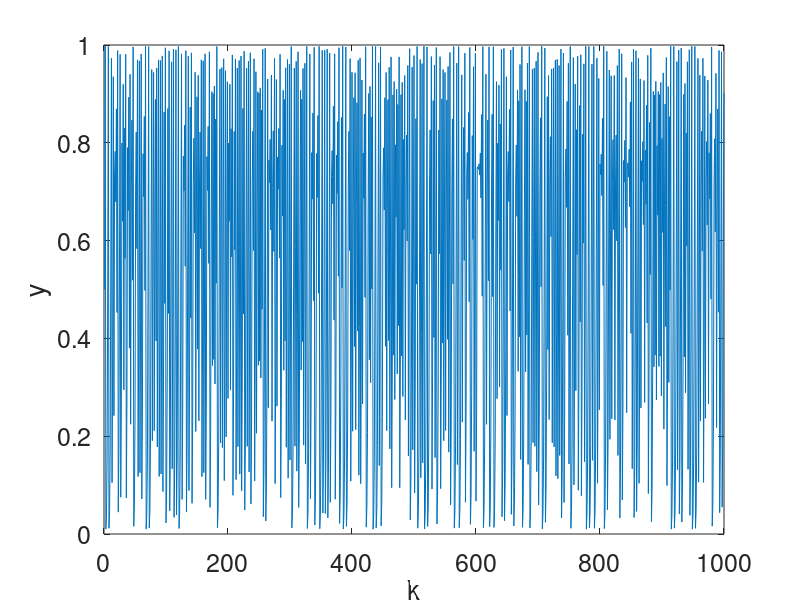
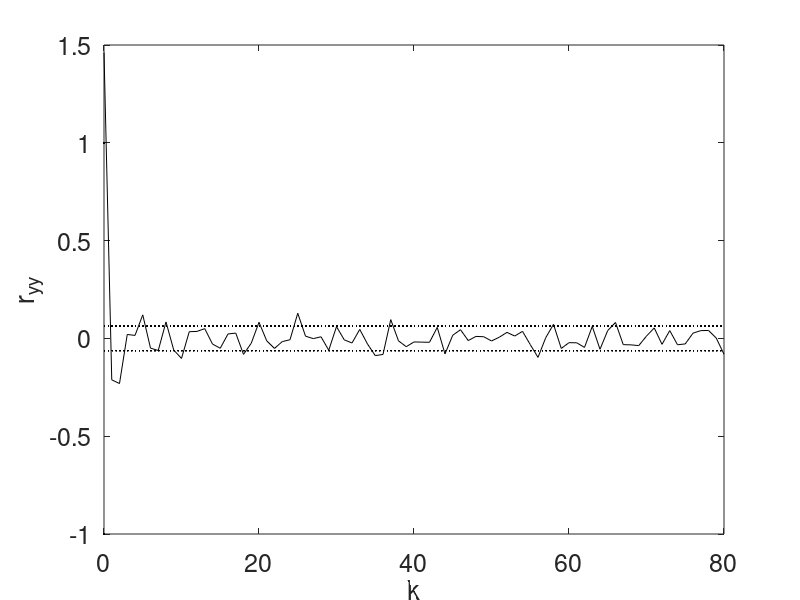
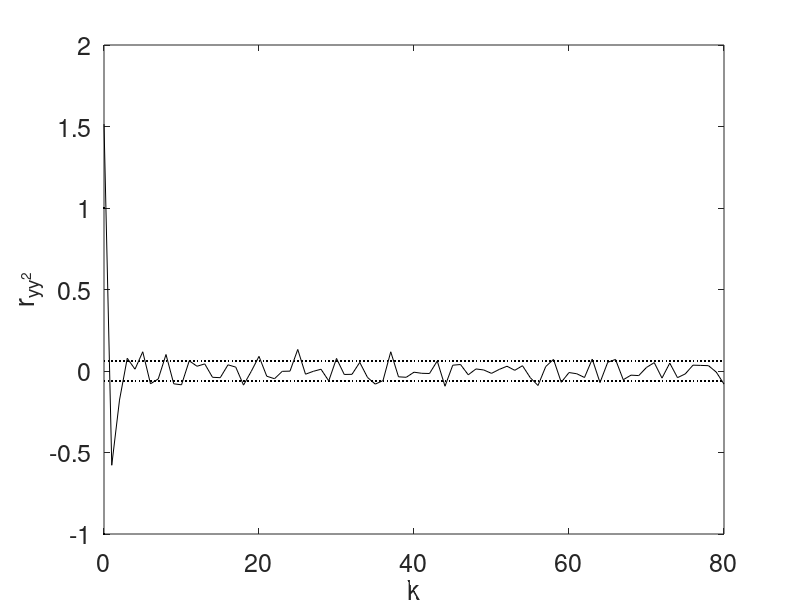
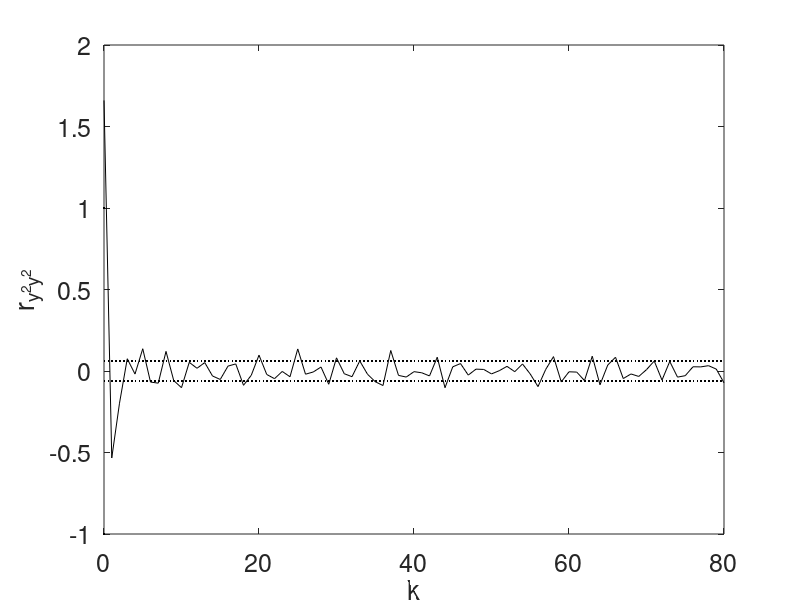

The MATLAB source for these figures, in order:
close all;
clear all;
clc;

n = 1000;
t2 = 1:1:n; % time vector

y = 0.5;
for k = 2:n
    y(k) = 3.99 * (y(k-1) - y(k-1)^2);
end

figure(1)
plot(t2,y);
set(gca,'FontSize',18)
xlabel('k')
ylabel('y');

m = mean(y);
m2 = mean(y.^2);
lag = 80;
c1 = y;
l=ones(lag+1)*1.96/sqrt(length(c1)); 
t = 0:1:lag;
for tau = 0:lag
    ryy(tau+1) = 0;
    ryy2(tau+1) = 0;
    ry2y2(tau+1) = 0;
    for k = tau+1:n
        ryy(tau+1) = ryy(tau+1) + (y(k) - m) * (y(k-tau) - m);
        ryy2(tau+1) = ryy2(tau+1) + (y(k) - m) * (y(k-tau)^2 - m^2);
        ry2y2(tau+1) = ry2y2(tau+1) + (y(k)^2 - m2) * (y(k-tau)^2 - m2);
    end
end

ryy = ryy/lag;
ryy2 = ryy2/lag;
ry2y2 = ry2y2/lag;

figure(2)
plot(t,ryy,'k-',t,l,'k:',t,-l,'k:',0,1,'k.',0,-1,'k.'); 
set(gca,'FontSize',18)
xlabel('k');
ylabel('r_{yy}');

figure(3)
plot(t,ryy2,'k-',t,l,'k:',t,-l,'k:',0,1,'k.',0,-1,'k.'); 
set(gca,'FontSize',18)
xlabel('k');
ylabel('r_{yy^2}');

figure(4)
plot(t,ry2y2,'k-',t,l,'k:',t,-l,'k:',0,1,'k.',0,-1,'k.'); 
set(gca,'FontSize',18)
xlabel('k');
ylabel('r_{y^2y^2}');
